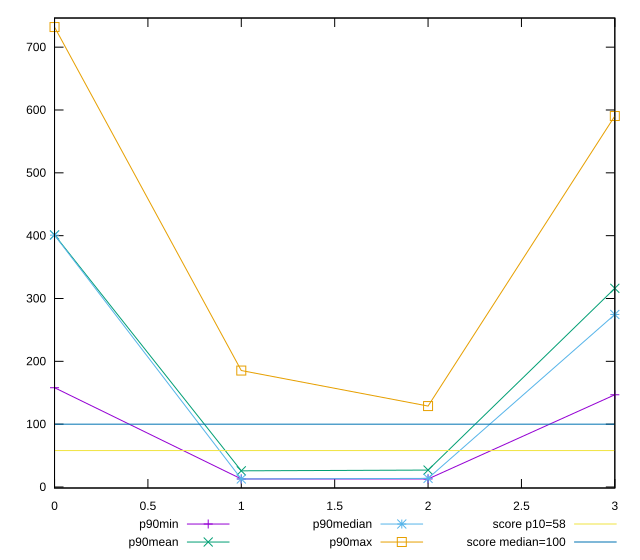

Source code (gnuplot):
reset

$p90Min <<EOF
0 158.00000000000037
1 12.8
2 12.8
3 146.8
EOF

$p90Mean <<EOF
0 401.21276595744666
1 25.749159067882466
2 26.951691414917228
3 316.1992907801419
EOF

$p90Median <<EOF
0 400.7999999999996
1 12.8
2 13.733333333333334
3 274.5999999999998
EOF

$p90Max <<EOF
0 732
1 185.3333333333333
2 128.8
3 590.4000000000008
EOF

set key outside below
set xrange [0:3]
set yrange [-1.5839999999999996:746.384]
set trange [-1.5839999999999996:746.384]
set terminal svg size 640, 560 enhanced background rgb 'white'
set output "report/report_00029_2021-02-24T13-36-40.390Z/estimated-input-latency/progression/value.svg"

plot $p90Min title "p90min" with linespoints, \
     $p90Mean title "p90mean" with linespoints, \
     $p90Median title "p90median" with linespoints, \
     $p90Max title "p90max" with linespoints, \
     58 title "score p10=58", \
     100 title "score median=100"

reset
